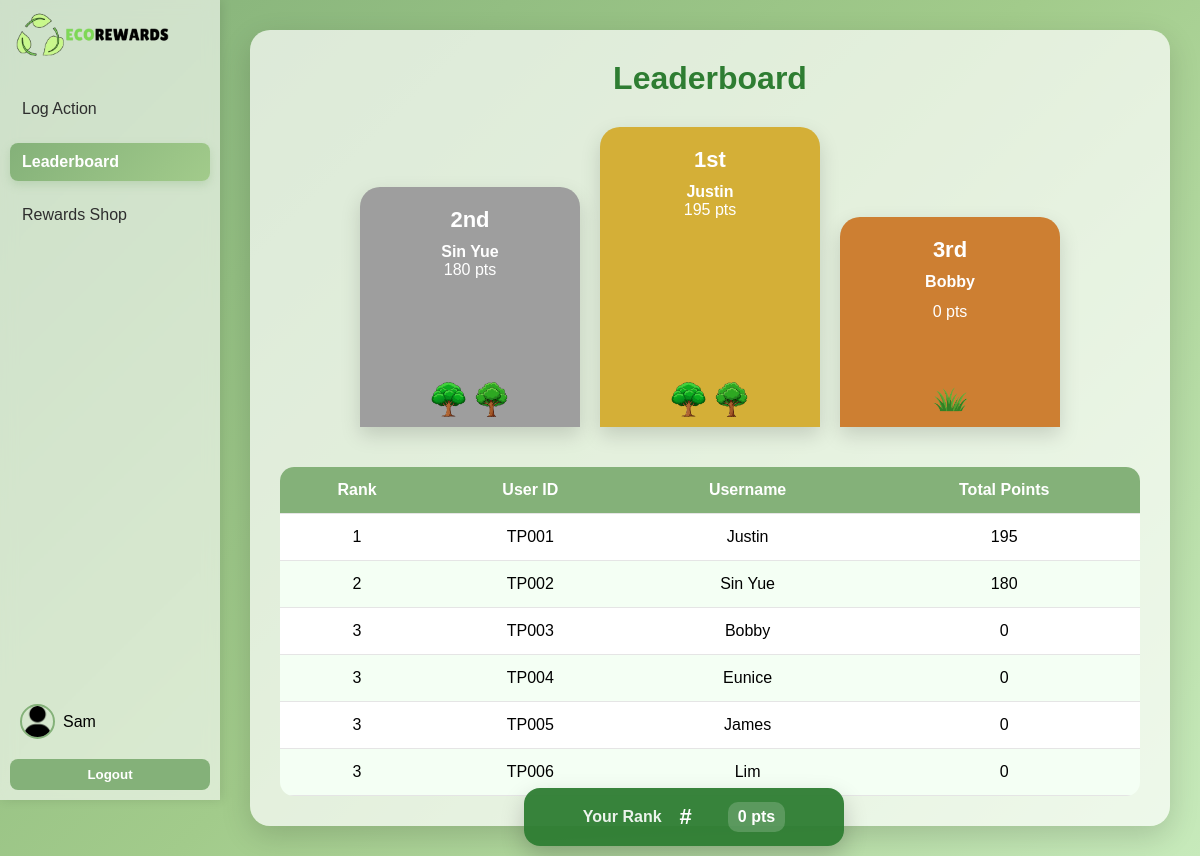
/src/leaderboard.php (signed in), run on the app's committed database.
### tables this page shows
CREATE TABLE `user` (
  `UserID` varchar(50) NOT NULL,
  `Username` varchar(30) NOT NULL,
  `Gender` varchar(50) NOT NULL,
  `Passwords` varchar(255) NOT NULL,
  `DOB` date NOT NULL,
  `Contact` varchar(20) NOT NULL,
  `RoleID` varchar(50) NOT NULL,
  `LastActive` datetime DEFAULT NULL
);

### src/leaderboard.php (the view, shortened to what this page needs)
<?php
include("conn.php");
$userID = $_SESSION['UserID'];
$sqlUser = "SELECT User.*, Role.Role_Name
            FROM User
            JOIN Role ON User.RoleID = Role.RoleID
            WHERE User.UserID = ?";
$stmtUser = $dbConn->prepare($sqlUser);
$stmtUser->bind_param("s", $userID);
$stmtUser->execute();
$resultUser = $stmtUser->get_result();
$user = $resultUser->fetch_assoc();
$sqlLeaderboard = "SELECT u.UserID, u.Username, COALESCE(SUM(c.Points), 0) AS TotalPoints
                  FROM User u
                  JOIN Role r ON u.RoleID = r.RoleID
                  LEFT JOIN challenge_submission cs
                    ON u.UserID = cs.StudentID AND cs.Status = 'Approved'
                  LEFT JOIN challenge c
                    ON cs.ChallengeID = c.ChallengeID
                  WHERE r.Role_Name = 'student'
                  GROUP BY u.UserID, u.Username
                  ORDER BY TotalPoints DESC, u.Username ASC";
$resultLeaderboard = $dbConn->query($sqlLeaderboard);
$leaders = [];
while ($row = $resultLeaderboard->fetch_assoc()) {
    $leaders[] = $row;
}
$rankedLeaders = [];
$rank = 0;
$displayRank = 0;
$prevPoints = null;
foreach ($leaders as $leader) {
    $rank++;
    $currentPoints = $leader['TotalPoints'];
    if ($prevPoints === null || $currentPoints != $prevPoints) {
        $displayRank = $rank;
    }
    $leader['Rank'] = $displayRank;
    $rankedLeaders[] = $leader;
    $prevPoints = $currentPoints;
}
$podiumRanks = [
    1 => [],
    2 => [],
    3 => []
];
foreach ($rankedLeaders as $leader) {
    if (isset($podiumRanks[$leader['Rank']])) {
        $podiumRanks[$leader['Rank']][] = $leader;
    }
}
function renderPodiumNames($players) {
    $html = "";
    foreach ($players as $p) {
        $html .= "<div class='podium-player'>" . htmlspecialchars($p['Username']) . "</div>";
    }
    return $html;
}
$currentUserRank = null;
$currentUserPoints = 0;
include("profile.php");
?>
<!DOCTYPE html>
<html lang="en">
<head>
<link rel="stylesheet" href="styles.css">
<link rel="stylesheet" href="responsive.css">
</head>
<body>
    <div class="sidebar" id="sidebar">
        <div class="sidebar-top">
            <div class="logo">
                <a href="studentDashboard.php">
                    <img src="logo.png" alt="Logo" >
                </a>
            </div>
            <div class="nav-links">
                <a href="logAction.php">Log Action</a>
                <a href="leaderboard.php" class="active">Leaderboard</a>
                <a href="rewards.php">Rewards Shop</a>
            </div>
        </div>
        <div class="sidebar-bottom">
            <div class="profile" onclick="openProfileModal()">
                <img src="profile-pic.png">
                <span><?php echo $user['Username']; ?></span>
            </div>
            <button class="btn" onclick="logout()">Logout</button>
        </div>
    </div>
    <div class="main">
        <div class="page-card">
            <h1>Leaderboard</h1>
            <div class="podium">
                <div class="podium-card second">
                    <div class="podium-top">
                        <div class="rank-title">2nd</div>
                        <?php if (!empty($podiumRanks[2])): ?>
                            <div class="multi-name">
                                <?php echo renderPodiumNames($podiumRanks[2]); ?>
                            </div>
                            <div class="player-points">
                                <?php echo htmlspecialchars($podiumRanks[2][0]['TotalPoints']); ?> pts
                            </div>
                        <?php else: ?>
                            <div class="player-name">---</div>
                        <?php endif; ?>
                    </div>
                    <?php if (!empty($podiumRanks[2])): ?>
                        <div class="mini-forest" data-points="<?php echo $podiumRanks[2][0]['TotalPoints']; ?>"></div>
                    <?php endif; ?>
                </div>
                <div class="podium-card first">
                    <div class="podium-top">
                        <div class="rank-title">1st</div>
                        <div class="multi-name">
                            <?php echo renderPodiumNames($podiumRanks[1]); ?>
                        </div>
                        <div class="player-points">
                            <?php echo $podiumRanks[1][0]['TotalPoints']; ?> pts
                        </div>
                    </div>
                    <div class="mini-forest" data-points="<?php echo $podiumRanks[1][0]['TotalPoints']; ?>"></div>
                </div>
                <div class="podium-card third">
                    <div class="podium-top">
                        <div class="rank-title">3rd</div>
                        <?php if (!empty($podiumRanks[3])): ?>
                            <div class="multi-name">
                                <?php echo renderPodiumNames($podiumRanks[3]); ?>
                            </div>
                            <div class="player-points">
                                <?php echo htmlspecialchars($podiumRanks[3][0]['TotalPoints']); ?> pts
                            </div>
                        <?php else: ?>
                            <div class="player-name">---</div>
                        <?php endif; ?>
                    </div>
                    <?php if (!empty($podiumRanks[3])): ?>
                        <div class="mini-forest" data-points="<?php echo $podiumRanks[3][0]['TotalPoints']; ?>"></div>
                    <?php endif; ?>
                </div>
            </div>
            <table class="table">
                <thead>
                    <tr>
                        <th>Rank</th>
                        <th>User ID</th>
                        <th>Username</th>
                        <th>Total Points</th>
                    </tr>
                </thead>
                <tbody>
                    <?php foreach ($rankedLeaders as $leader): ?>
                    <tr>
                        <td data-label="Rank"><?php echo $leader['Rank']; ?></td>
                        <td data-label="User ID"><?php echo htmlspecialchars($leader['UserID']); ?></td>
                        <td data-label="Username"><?php echo htmlspecialchars($leader['Username']); ?></td>
                        <td data-label="Total Points"><?php echo htmlspecialchars($leader['TotalPoints']); ?></td>
                    </tr>
                    <?php endforeach; ?>
                </tbody>
            </table>
        </div>
    </div>
    <div class="current-rank-tab">
        <div class="rank-tab-content">
            <span class="rank-tab-label">Your Rank</span>
            <span class="rank-tab-rank">#<?php echo $currentUserRank; ?></span>
            <span class="rank-tab-points"><?php echo $currentUserPoints; ?> pts</span>
        </div>
    </div>
</body>
</html>

### src/styles.css (style rules this page uses)
* { margin: 0; padding: 0; box-sizing: border-box; font-family: 'Poppins', sans-serif; }
html, body { margin: 0; padding: 0; }
body { min-height: 100vh; height: auto; display: flex; align-items: flex-start; justify-content: flex-start; background: linear-gradient(135deg, #84B179, #A2CB8B, #C7EABB); background-repeat: no-repeat; background-attachment: fixed; }
.sidebar { position: fixed; top: 0; height: 100vh; width: 220px; overflow-y: auto; background: rgba(255,255,255,0.6); backdrop-filter: blur(8px); box-shadow: 2px 0 10px rgba(0,0,0,0.1); display: flex; flex-direction: column; justify-content: space-between; padding: 10px; z-index: 100; }
.sidebar-top { display: flex; flex-direction: column; }
.sidebar .logo { display: flex; align-items: center; gap: 10px; margin-bottom: 30px; }
.sidebar .logo img { height: 50px; }
.sidebar .nav-links { display: flex; flex-direction: column; gap: 15px; }
.sidebar .nav-links a { display: block; padding: 10px 12px; border-radius: 8px; transition: background 0.3s; text-decoration: none; color: #2e2e2e; font-weight: 500; }
.sidebar .nav-links a.active { background: linear-gradient(135deg, #84B179, #A2CB8B); color: white; font-weight: 600; box-shadow: 0 4px 10px rgba(132,177,121,0.3); }
.sidebar-bottom { display: flex; flex-direction: column; gap: 12px; }
.sidebar .profile { display: flex; align-items: center; gap: 8px; cursor: pointer; margin-bottom: 0; padding: 8px 10px; border-radius: 10px; transition: background 0.3s; }
.sidebar .profile img { width: 35px; height: 35px; border-radius: 50%; border: 2px solid #84B179; }
.btn { background: #84B179; color: white; padding: 8px 12px; border: none; border-radius: 8px; cursor: pointer; font-weight: bold; transition: background 0.3s; }
.main { margin-left: 220px; flex: 1; padding: 30px; }
.table { width: 100%; border-collapse: collapse; overflow: hidden; border-radius: 14px; }
.table th, .table td { padding: 14px; text-align: center; border-bottom: 1px solid #e5e5e5; }
.table th { background: #84B179; color: white; }
.table tr { background: white; cursor: pointer; transition: 0.2s; }

### src/leaderboard.php (style rules this page uses)
.page-card { background: rgba(255,255,255,0.7); border-radius: 20px; padding: 30px; box-shadow: 0 10px 30px rgba(0,0,0,0.15); }
.page-card h1 { text-align: center; color: #2e7d32; margin-bottom: 30px; }
.podium { display: flex; justify-content: center; align-items: end; gap: 20px; margin-bottom: 40px; }
.podium-card { width: 220px; border-radius: 20px 20px 0 0; text-align: center; padding: 20px 15px 10px 15px; color: white; box-shadow: 0 8px 20px rgba(0,0,0,0.15); display: flex; flex-direction: column; justify-content: flex-start; align-items: center; height: 260px; }
.podium-top { width: 100%; }
.podium-player { font-size: 16px; font-weight: 600; margin-bottom: 6px; padding-bottom: 10px; }
.podium-player:last-child { border-bottom: none; margin-bottom: 0; padding-bottom: 0; }
.first { height: 300px; background: #d4af37; }
.second { height: 240px; background: #9e9e9e; }
.third { height: 210px; background: #cd7f32; }
.multi-name { width: 100%; max-height: 30px; overflow-y: auto; }
.rank-title { font-size: 22px; font-weight: bold; margin-bottom: 10px; }
.player-points { font-size: 16px; margin-bottom: 15px; }
.mini-forest { display: flex; flex-wrap: wrap; justify-content: center; align-items: flex-end; gap: 8px; min-height: 70px; margin-top: auto; padding-top: 10px; width: 100%; }
tr:nth-child(even) { background: #f4fff4; }
tr:nth-child(odd) { background: #ffffff; }
.current-rank-tab { position: fixed; bottom: 10px; left: 57%; transform: translateX(-50%); z-index: 50; pointer-events: none; }
.rank-tab-content { pointer-events: none; min-width: 320px; max-width: 520px; width: fit-content; background: rgba(46, 125, 50, 0.95); color: white; border-radius: 16px; padding: 14px 22px; box-shadow: 0 10px 25px rgba(0,0,0,0.2); display: flex; gap: 18px; align-items: center; justify-content: center; font-weight: 600; }
.rank-tab-label { opacity: 0.9; }
.rank-tab-rank { font-size: 22px; font-weight: 700; }
.rank-tab-points { background: rgba(255,255,255,0.18); padding: 6px 10px; border-radius: 10px; }

### data on the page
user: Username "Sam"
user: Username "Sin Yue", Rank "2", UserID "TP002", TotalPoints "180"
user: Username "Justin", Rank "1", UserID "TP001", TotalPoints "195"
user: Username "Bobby", Rank "3", UserID "TP003", TotalPoints "0"
user: Rank "3", UserID "TP004", Username "Eunice", TotalPoints "0"
user: Rank "3", UserID "TP005", Username "James", TotalPoints "0"
user: Rank "3", UserID "TP006", Username "Lim", TotalPoints "0"

### other printed values
$podiumRanks[2][0]['TotalPoints'] "180"
$podiumRanks[1][0]['TotalPoints'] "195"
$podiumRanks[3][0]['TotalPoints'] "0"
$currentUserPoints "0"
